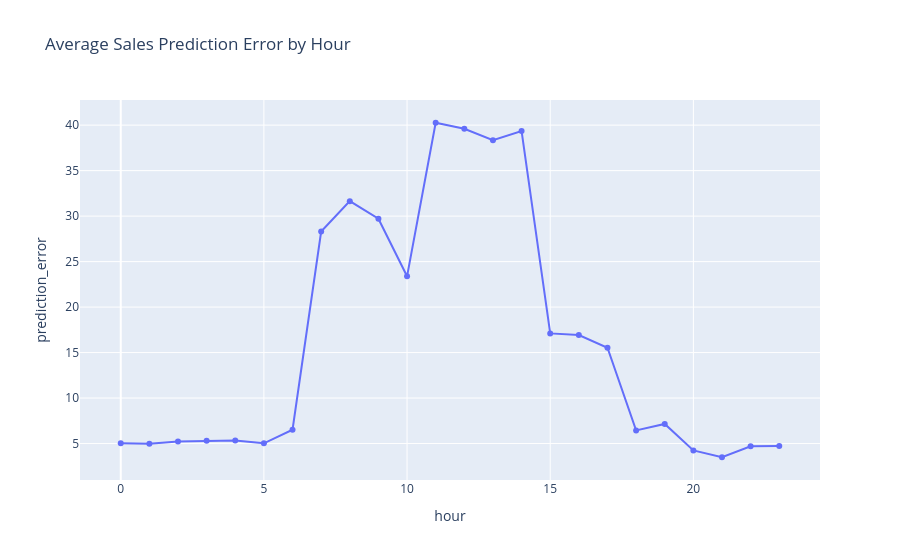

Write notebook code for a chart like this one.
### Code cell
df["prediction_error"] = abs(
    df["revenue"] - df["predicted_sales"]
)

prediction_analysis = (
    df.groupby("hour")["prediction_error"]
    .mean()
    .reset_index()
)

fig = px.line(
    prediction_analysis,
    x="hour",
    y="prediction_error",
    title="Average Sales Prediction Error by Hour",
    markers=True
)

fig.show()

### Figure 1 — Plotly figure (JSON) as saved in the notebook; plotly's stock layout.template omitted (floating-point values rounded to 4 significant figures)
{"data": [{"hovertemplate": "hour=%{x}<br>prediction_error=%{y}<extra></extra>", "legendgroup": "", "line": {"color": "#636efa", "dash": "solid"}, "marker": {"symbol": "circle"}, "mode": "lines+markers", "name": "", "orientation": "v", "showlegend": false, "type": "scatter", "x": [0, 1, 2, 3, 4, 5, 6, 7, 8, 9, 10, 11, 12, 13, 14, 15, 16, 17, 18, 19, 20, 21, 22, 23], "xaxis": "x", "y": [5.027, 4.978, 5.219, 5.306, 5.348, 5.025, 6.516, 28.3, 31.64, 29.71, 23.38, 40.26, 39.6, 38.35, 39.35, 17.11, 16.93, 15.53, 6.447, 7.161, 4.249, 3.495, 4.698, 4.73], "yaxis": "y"}], "layout": {"legend": {"tracegroupgap": 0}, "title": {"text": "Average Sales Prediction Error by Hour"}, "xaxis": {"anchor": "y", "domain": [0, 1], "title": {"text": "hour"}}, "yaxis": {"anchor": "x", "domain": [0, 1], "title": {"text": "prediction_error"}}}}
